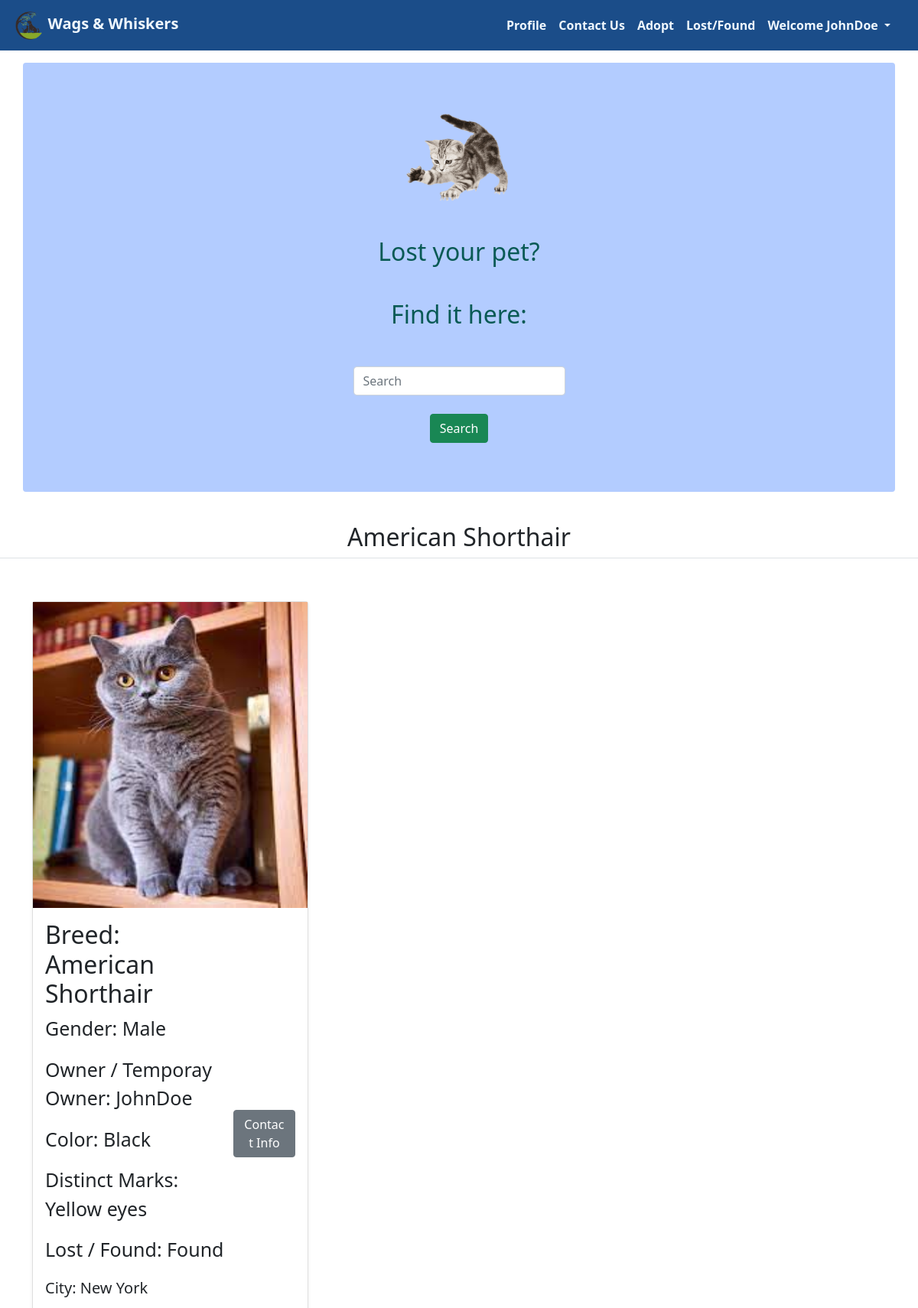
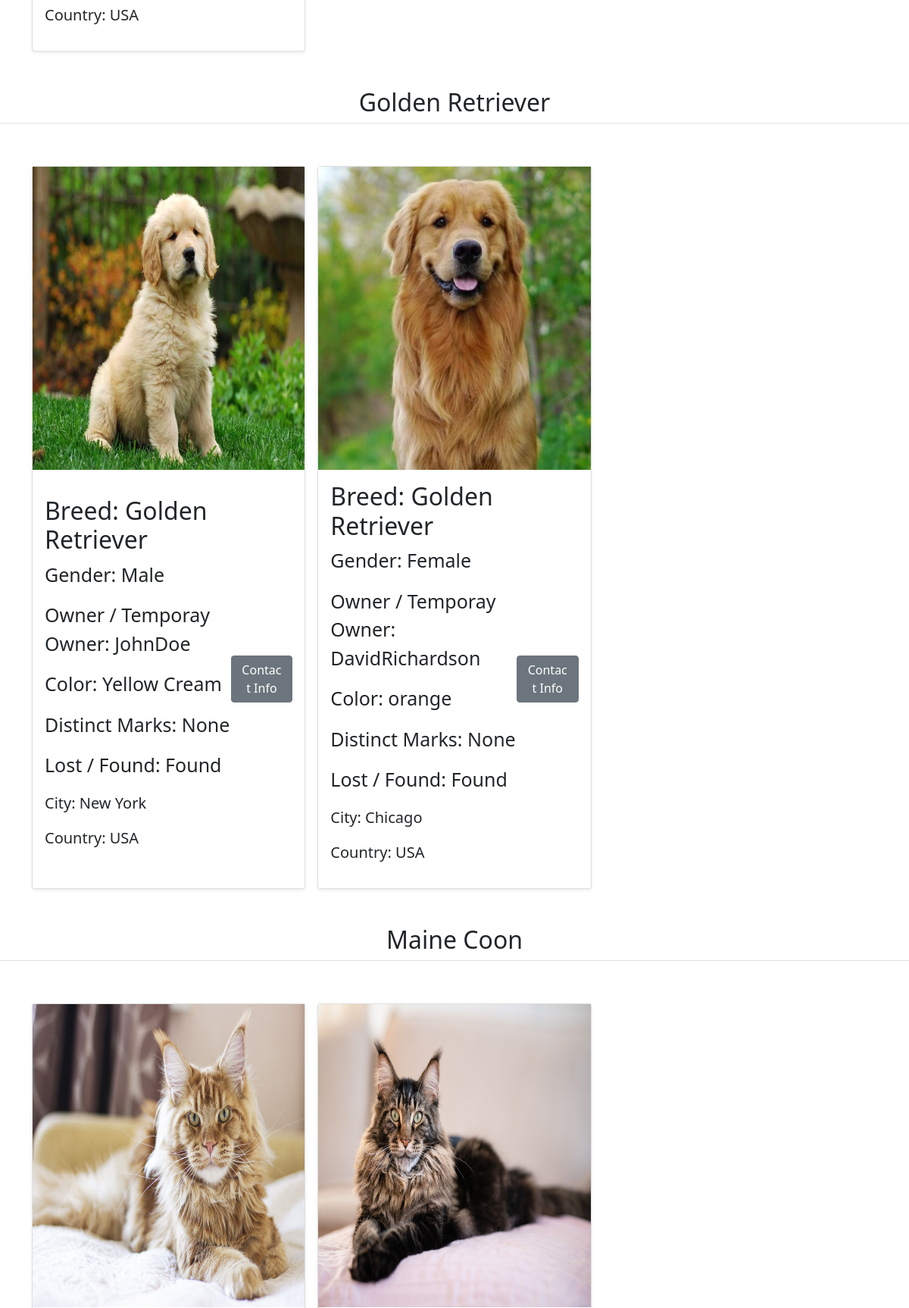
Page /lostandFound (signed in, upper part) on the committed database (2 pictures, top to bottom).
### petswebsite/models.py (models this page shows, shortened)
class CustomUser(AbstractUser):
    contact = models.IntegerField(default=0)
    age = models.IntegerField(default=0)
    country = models.CharField(max_length=500, default='')
    city = models.CharField(max_length=500, default='')

class lostandfound(models.Model):
    image = models.ImageField(upload_to="static", default="")
    breed = models.CharField(max_length=100)
    color = models.CharField(max_length=100)
    gender = models.CharField(max_length=100)
    distinctmarks = models.CharField(max_length=200)
    temp_owner = models.ForeignKey(CustomUser, on_delete=models.CASCADE,  default="")
    lorf = models.CharField(max_length=10, default='')

### petswebsite/views.py (the view)
# urls.py: path('lostandFound', views.lostandFound, name='lostandFound'),
def lostandFound(request):
    cats = {item['breed'] for item in lostandfound.objects.values('breed')}
    allpets = []
    for cat in cats:
        pet = lostandfound.objects.filter(breed=cat)
        n = len(pet)
        if (n % 3 == 0):
            outer = int(n / 3)
        else:
            outer = n // 3 + 1
        pets_for_cat = [cat, range(outer), range(n), pet]
        allpets.append(pets_for_cat)
    params = {'allpets': allpets}
    return render(request, 'lost_find.html', params)

### templates/lost_find.html (shortened to what this page needs)
{% extends 'basic.html' %}
{% load static %}
{% block stylesheet %}{% static 'lost_find.css' %}{% endblock stylesheet %}
{% block body %}
<div class=" w-100 " >
  <div class="adoption " >
        <ul class="row container mx-auto  my-3 rounded " id="starter">
          <li class="col-12 l_item  text-center">
            <img src="./static/pets_icon.png" id="pet_icon">
          </li>
          <li class="col-12 l_item">
            <h2 class="h2 text-center py-1">Lost your pet?</h2>
          </li>
          <li class="col-6 h2 text-lg-right text-md-right m-auto l_item text-center">Find it here:</li>
          <li class="m-auto l_item">
            <form class="form-inline my-2 my-lg-0 m-auto text-center submit_form">
              <input
                class="form-control  mr-sm-2 w-25 m-auto"
                type="search"
                placeholder="Search"
                aria-label="Search"
              />
              <button
                class="btn btn-success sb-btn "
                type="submit"
              >
                Search
              </button>
            </form>
          </li>
        </ul>
        <div class="card-container-title w-100">
          <div class="adoption py-4">
            {% for cat,range1,range2,pet in allpets %}
            <center>
              <h2 class="pb-2 border-bottom ">{{cat}}</h2>
            </center>
            <div class="album py-5 card-container">
              <div class="container">
                <div class="row row-cols-1 row-cols-sm-2 row-cols-md-3 g-3">
                  {%for k in pet%}
                  <div class="col-md-4">
                    <div class="card h-100 shadow-sm">
                      <img src="/{{k.image}}" class="card-image">
                      <div class="container card-body d-flex justify-content-between align-items-center ">
                        <div>
                          <h2>Breed: {{k.breed}}</h2>
                          <p><span style="font-size: 25px; padding-top: 12px;">Gender: {{k.gender}}</span></p>
                          <p><span style="font-size: 25px; padding-top: 12px;">Owner / Temporay Owner: {{k.temp_owner}}</span></p>
                          <p><span style="font-size: 25px; padding-top: 12px;">Color: {{k.color}}</span></p>
                          <p><span style="font-size: 25px; padding-top: 12px;">Distinct Marks: {{k.distinctmarks}}</span></p>
                          <p><span style="font-size: 25px; padding-top: 12px;">Lost / Found: {{k.lorf}}</span></p>
                          <p><span style="font-size: 20px; padding-top: 3px;">City: {{k.temp_owner.city}}</span></p>
                          <p><span style="font-size: 20px; padding-top: 3px;">Country: {{k.temp_owner.country}}</span></p>
                        </div>
                        <button type="submit" class="btn btn-secondary col-3 my-auto">Contact Info</button>
                      </div>
                    </div>
                  </div>
                  {%endfor%}
                </div>
              </div>
            </div>
            {% endfor %}
          </div>
        </div>
      </div>
    </div>
    {% endblock body %}

### templates/basic.html (shortened to what this page needs)
<!DOCTYPE html>
<html lang="en">
<head>
    <link href="https://cdn.jsdelivr.net/npm/bootstrap@5.1.3/dist/css/bootstrap.min.css" rel="stylesheet"
>
        <link rel="stylesheet" href={% block stylesheet %}{% endblock stylesheet %}>
        <link rel="stylesheet" href="https://cdnjs.cloudflare.com/ajax/libs/font-awesome/4.7.0/css/font-awesome.min.css">
    </head>
<body>
    {% load static %}
    <nav class="navbar navbar-light sticky-top navbar-expand-lg fixed-top" style="z-index: 1;
background: #1b4d89;  ">
        <div class="container-fluid" style="color: aliceblue;">
            <a class="navbar-brand" href="/" style="color: aliceblue;">
                <img src="./static/logo.png" style="height: 2.5rem;" class="px-1"/><b>Wags & Whiskers</b></a>
            <div class="offcanvas offcanvas-end" tabindex="-1" id="offcanvasNavbar"
                aria-labelledby="offcanvasNavbarLabel">
                <div class="offcanvas-body">
                    <ul class="navbar-nav justify-content-end flex-grow-1 pe-3 " >
                        {% if user.is_authenticated %}
                        <li class="nav-item item" >
                            <a class="nav-link active fw-bold" style="color: aliceblue;" aria-current="page" href="/profile">Profile</a>
                        </li>
                        {%endif%}
                        <li class="nav-item item">
                            <a class="nav-link fw-bold" style="color: aliceblue;" href="/contact">Contact Us</a>
                        </li>
                        <li class="nav-item item">
                            <a class="nav-link fw-bold" style="color: aliceblue;" href="/adoption">Adopt</a>
                        </li>
                        <li class="nav-item item">
                            <a class="nav-link fw-bold" style="color: aliceblue;" href="/lostandFound">Lost/Found</a>
                        </li>
                        {% if user.is_authenticated %}
                        <ul class="navbar-nav ml-auto mb-2 mb-lg-0">
                            <li class="nav-item item dropdown">
                                <a class="nav-link dropdown-toggle fw-bold" style="color: aliceblue;" href="#" id="navbarDropdown" role="button"
                                    data-bs-toggle="dropdown" aria-expanded="false" style="color: aliceblue;">
                                    Welcome {{request.user}}
                                </a>
                            </li>
                        </ul>
                        {%endif%}
                    </ul>
                </div>
            </div>
        </div>
    </nav>
    {% block body %}{% endblock body %}
</body>
</html>

### static/lost_find.css (style rules this page uses)
body,html { margin: 0; padding: 0; }
ul { list-style: none; }
#starter { background-color: #b3ccff; color: #095a55; padding: 2vh; }
.l_item { padding: 1rem 0; }
.submit_form { padding: 1rem 0; }
.sb-btn { margin-top: 1.5rem; margin-bottom: 1rem; }
#pet_icon { height: 20vh; }
.card-container-title { background-color: white; }
.card-image { background-position: center; background-size: cover; background-repeat: no-repeat; height: 50vh; }

### rows in the picture
CustomUser: user "JohnDoe"
lostandfound: image (picture), breed "American Shorthair", gender "Male", temp_owner "JohnDoe", color "Black", distinctmarks "Yellow eyes", lorf "Found", temp_owner.city "New York", temp_owner.country "USA"
lostandfound: image (picture), breed "Golden Retriever", gender "Male", temp_owner "JohnDoe", color "Yellow Cream", distinctmarks "None", lorf "Found", temp_owner.city "New York", temp_owner.country "USA"
lostandfound: image (picture), breed "Golden Retriever", gender "Female", temp_owner "DavidRichardson", color "orange", distinctmarks "None", lorf "Found", temp_owner.city "Chicago", temp_owner.country "USA"
lostandfound: image (picture)
lostandfound: image (picture)

### other values in the picture
{{ cat }} "American Shorthair" "Golden Retriever" "Maine Coon"
